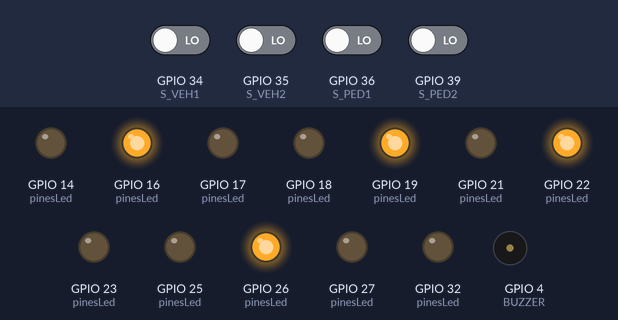
A sketch run on a simulated ESP32. On the bench: output pins drawn as LEDs (lit = HIGH), buzzer (waves = sounding, pin HIGH). The test bench sets the inputs (shaded band); at power-on: GPIO 34 (S_VEH1), GPIO 35 (S_VEH2), GPIO 36 (S_PED1), GPIO 39 (S_PED2) LOW. WiFi joins after 1.5 s; servers stay silent unless stated; what the sketch prints to the serial monitor is not drawn.

Above: at 2.7 s.
2.8 s: GPIO 36 (S_PED1) driven HIGH
At 5.8 s:
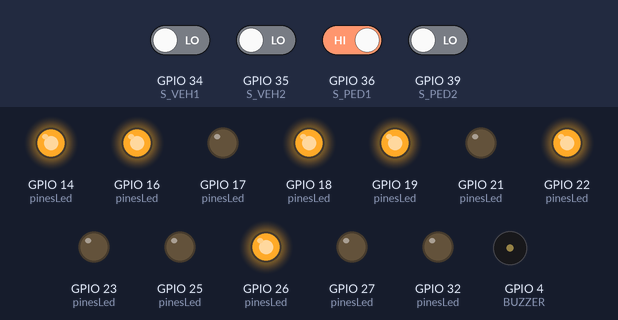
At 7.35 s:
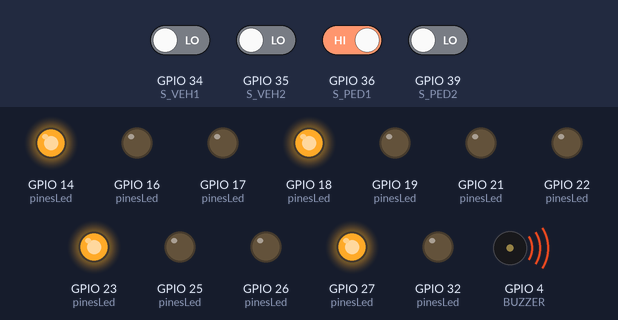
Timing chart, 0 to 17.5 s (numbered marks = the images above; inputs shaded):
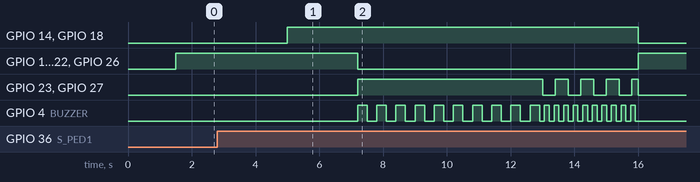

Measured:
- after the input at 2.8 s, GPIO 14 (pinesLed), GPIO 18 (pinesLed): LOW → HIGH after 2.2 s instead of 12.2 s; GPIO 16 (pinesLed), GPIO 19 (pinesLed), GPIO 22 (pinesLed), GPIO 26 (pinesLed): HIGH → LOW after 4.4 s instead of 14.4 s

The sketch:

semaforo_cruce_peatonal.ino
```cpp
/*
  Sistema de semáforos inteligentes — cruce de peatones en calle de doble sentido
  ESP32 DevKit V1

  4 LEDs RGB cátodo común:
    - 2 vehiculares (uno por sentido de la calle) -> siempre cambian juntos
    - 2 peatonales (uno por lado del cruce)        -> siempre cambian juntos

  4 sensores IR FC-51:
    - 2 vehiculares -> detectan autos pasando en cada sentido
    - 2 peatonales  -> detectan a alguien esperando para cruzar

  1 buzzer -> suena durante la fase peatonal (aviso sonoro de cruce)

  Lógica "inteligente": en verde vehicular, si algún sensor peatonal detecta
  espera, el cambio a peatonal ocurre en cuanto se cumple el tiempo mínimo Y
  no hay autos pasando — pero nunca se hace esperar al peatón más de
  VEH_GREEN_MAX, aunque sigan pasando autos.

  Integración con la ESP32-CAM: al entrar en fase peatonal, este ESP32 le
  manda una petición HTTP a la cámara para que tome una foto. Requiere que
  la ESP32-CAM esté en el MISMO proyecto de Velxio (lienzo multi-placa),
  corriendo el sketch "esp32cam_captura.ino" — ambas se conectan solas a
  la red virtual "Velxio-GUEST" del simulador. Solo falta poner la IP que
  le haya tocado a la cámara en CAM_IP más abajo (la ves en su monitor
  serial). Si algún día pasas esto a hardware real, ahí sí cambia
  SSID_WIFI por el nombre de tu propia red y agrega la contraseña.
*/

#include <WiFi.h>
#include <HTTPClient.h>

// ---------- Red WiFi (la virtual de Velxio, ya lista) ----------
const char* SSID_WIFI = "Velxio-GUEST"; // red abierta del simulador, sin contraseña

// ---------- IP de la ESP32-CAM (la ves en su monitor serial al conectar) ----------
const char* CAM_IP = "192.168.1.100"; // <-- cámbiala por la real

// ---------- Pines: LEDs vehiculares ----------
const int V1_R = 14, V1_G = 16, V1_B = 17;
const int V2_R = 18, V2_G = 19, V2_B = 21;

// ---------- Pines: LEDs peatonales ----------
const int P1_R = 22, P1_G = 23, P1_B = 25;
const int P2_R = 26, P2_G = 27, P2_B = 32;

// ---------- Pines: sensores IR (solo entrada) ----------
const int S_VEH1 = 34;
const int S_VEH2 = 35;
const int S_PED1 = 36;
const int S_PED2 = 39;

// Nivel de la señal cuando el sensor DETECTA algo:
const int SENSOR_ACTIVO = HIGH;

// ---------- Pin del buzzer ----------
const int BUZZER = 4;

// ---------- Colores posibles para un LED RGB ----------
enum Color { OFF, RED, YELLOW, GREEN };

// ---------- Estados de la máquina ----------
enum EstadoSemaforo { VEH_GREEN, VEH_YELLOW, PED_WALK, PED_FLASH };
EstadoSemaforo estado = VEH_GREEN;
unsigned long estadoInicio = 0;

// ---------- Tiempos (ms) — ajustables ----------
const unsigned long VEH_GREEN_MIN     = 5000;
const unsigned long VEH_GREEN_MAX     = 15000;
const unsigned long VEH_YELLOW_TIME   = 2000;
const unsigned long PED_WALK_TIME     = 6000;
const unsigned long PED_FLASH_TIME    = 3000;
const unsigned long PED_FLASH_INTERVAL = 400;
const unsigned long BEEP_INTERVAL_WALK  = 300;
const unsigned long BEEP_INTERVAL_FLASH = 150;

bool pedRequest = false; // se activa si un sensor peatonal detectó espera

void setup() {
  Serial.begin(115200);

  int pinesLed[] = {V1_R, V1_G, V1_B, V2_R, V2_G, V2_B,
                     P1_R, P1_G, P1_B, P2_R, P2_G, P2_B};
  for (int i = 0; i < 12; i++) pinMode(pinesLed[i], OUTPUT);

  pinMode(S_VEH1, INPUT);
  pinMode(S_VEH2, INPUT);
  pinMode(S_PED1, INPUT);
  pinMode(S_PED2, INPUT);

  pinMode(BUZZER, OUTPUT);
  digitalWrite(BUZZER, LOW);

  estadoInicio = millis();
  Serial.println("=== Sistema de semáforos iniciado ===");

  WiFi.begin(SSID_WIFI);
  Serial.print("Conectando a WiFi");
  unsigned long inicioConexion = millis();
  while (WiFi.status() != WL_CONNECTED && millis() - inicioConexion < 10000) {
    delay(300);
    Serial.print(".");
  }
  if (WiFi.status() == WL_CONNECTED) {
    Serial.println();
    Serial.println("WiFi conectado. IP propia: " + WiFi.localIP().toString());
  } else {
    Serial.println();
    Serial.println("No se pudo conectar a WiFi — el semáforo seguirá funcionando sin la cámara.");
  }
}

// Le pide a la ESP32-CAM que tome una foto (no bloquea el semáforo si falla)
void tomarFotoRemota() {
  if (WiFi.status() != WL_CONNECTED) {
    Serial.println("Sin WiFi: no se pudo avisar a la cámara");
    return;
  }
  HTTPClient http;
  String url = "http://" + String(CAM_IP) + "/capturar";
  http.begin(url);
  int codigo = http.GET();
  if (codigo > 0) {
    Serial.println("Cámara respondió: " + http.getString());
  } else {
    Serial.println("No se pudo contactar a la cámara");
  }
  http.end();
}

// Aplica un color a un LED RGB específico (solo usamos R y G; B queda libre)
void setLed(int rPin, int gPin, int bPin, Color c) {
  digitalWrite(rPin, (c == RED || c == YELLOW) ? HIGH : LOW);
  digitalWrite(gPin, (c == GREEN || c == YELLOW) ? HIGH : LOW);
  digitalWrite(bPin, LOW);
}

void setVehiculares(Color c) {
  setLed(V1_R, V1_G, V1_B, c);
  setLed(V2_R, V2_G, V2_B, c);
}

void setPeatonales(Color c) {
  setLed(P1_R, P1_G, P1_B, c);
  setLed(P2_R, P2_G, P2_B, c);
}

// Cambia de estado y reinicia el cronómetro de esa fase
void cambiarEstado(EstadoSemaforo nuevo) {
  estado = nuevo;
  estadoInicio = millis();
}

// Buzzer parpadeante no bloqueante (se llama cada loop, decide solo cuándo alternar)
void beepNoBloqueante(unsigned long intervalo) {
  static unsigned long ultimoCambio = 0;
  static bool sonando = false;
  if (millis() - ultimoCambio >= intervalo) {
    sonando = !sonando;
    digitalWrite(BUZZER, sonando ? HIGH : LOW);
    ultimoCambio = millis();
  }
}

// Parpadeo del peatonal en la fase de aviso final (no bloqueante)
void parpadeoPeatonalNoBloqueante() {
  static unsigned long ultimoCambio = 0;
  static bool encendido = true;
  if (millis() - ultimoCambio >= PED_FLASH_INTERVAL) {
    encendido = !encendido;
    setPeatonales(encendido ? GREEN : OFF);
    ultimoCambio = millis();
  }
}

void loop() {
  unsigned long ahora = millis();
  unsigned long transcurrido = ahora - estadoInicio;

  bool vehOcupado = (digitalRead(S_VEH1) == SENSOR_ACTIVO) || (digitalRead(S_VEH2) == SENSOR_ACTIVO);
  bool pedEsperando = (digitalRead(S_PED1) == SENSOR_ACTIVO) || (digitalRead(S_PED2) == SENSOR_ACTIVO);
  if (pedEsperando) pedRequest = true; // queda "guardado" aunque el sensor deje de detectar

  switch (estado) {

    case VEH_GREEN:
      setVehiculares(GREEN);
      setPeatonales(RED);
      digitalWrite(BUZZER, LOW);

      if (transcurrido >= VEH_GREEN_MIN) {
        bool puedeCambiar = pedRequest && !vehOcupado;
        bool tiempoMaximo = transcurrido >= VEH_GREEN_MAX;
        if (puedeCambiar || tiempoMaximo) {
          Serial.println("-> Cambiando a amarillo vehicular");
          cambiarEstado(VEH_YELLOW);
        }
      }
      break;

    case VEH_YELLOW:
      setVehiculares(YELLOW);
      setPeatonales(RED);
      digitalWrite(BUZZER, LOW);

      if (transcurrido >= VEH_YELLOW_TIME) {
        Serial.println("-> Cambiando a peatonal verde");
        cambiarEstado(PED_WALK);
        tomarFotoRemota();
      }
      break;

    case PED_WALK:
      setVehiculares(RED);
      setPeatonales(GREEN);
      beepNoBloqueante(BEEP_INTERVAL_WALK);

      if (transcurrido >= PED_WALK_TIME) {
        Serial.println("-> Cambiando a aviso final peatonal");
        cambiarEstado(PED_FLASH);
      }
      break;

    case PED_FLASH:
      setVehiculares(RED);
      parpadeoPeatonalNoBloqueante();
      beepNoBloqueante(BEEP_INTERVAL_FLASH);

      if (transcurrido >= PED_FLASH_TIME) {
        Serial.println("-> Volviendo a vehicular verde");
        pedRequest = false;
        digitalWrite(BUZZER, LOW);
        cambiarEstado(VEH_GREEN);
      }
      break;
  }
}
```
